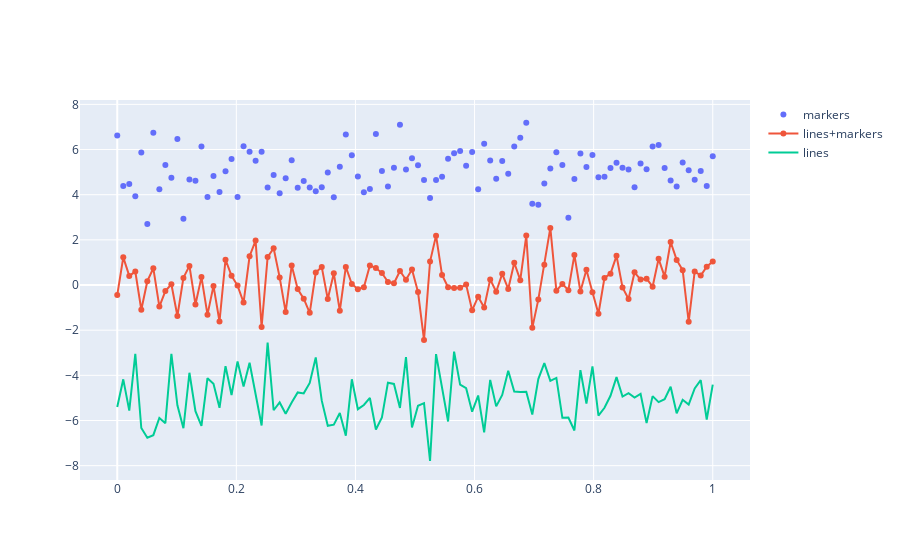

Source (notebook cell):
### Markdown cell above
# Line and Scatter Plots
Use mode argument to choose between markers, lines, or a combination of both. For more options about line plots, see also the line charts notebook and the filled area plots notebook.

### Code cell
np.random.seed(1)

N = 100
random_x = np.linspace(0, 1, N)
random_y0 = np.random.randn(N) + 5
random_y1 = np.random.randn(N)
random_y2 = np.random.randn(N) - 5

fig = go.Figure()

# Add traces
fig.add_trace(go.Scatter(x=random_x, y=random_y0,
                    mode='markers',
                    name='markers'))
fig.add_trace(go.Scatter(x=random_x, y=random_y1,
                    mode='lines+markers',
                    name='lines+markers'))
fig.add_trace(go.Scatter(x=random_x, y=random_y2,
                    mode='lines',
                    name='lines'))

fig.show()
